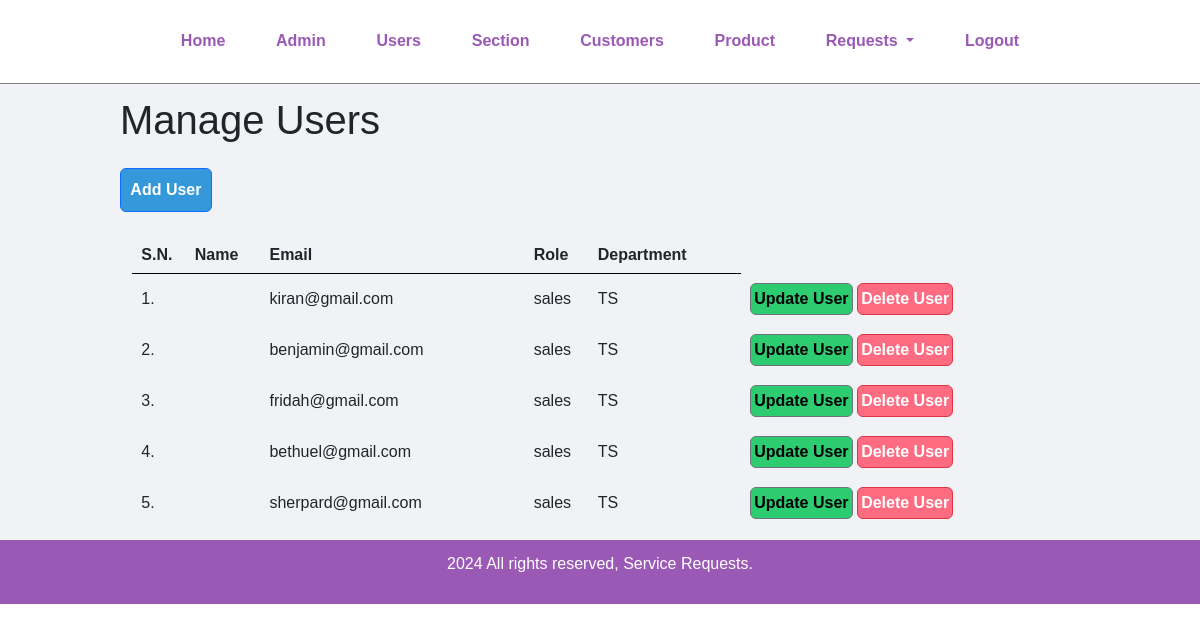
Page /manage-user.php (signed in) on the earlier database version.
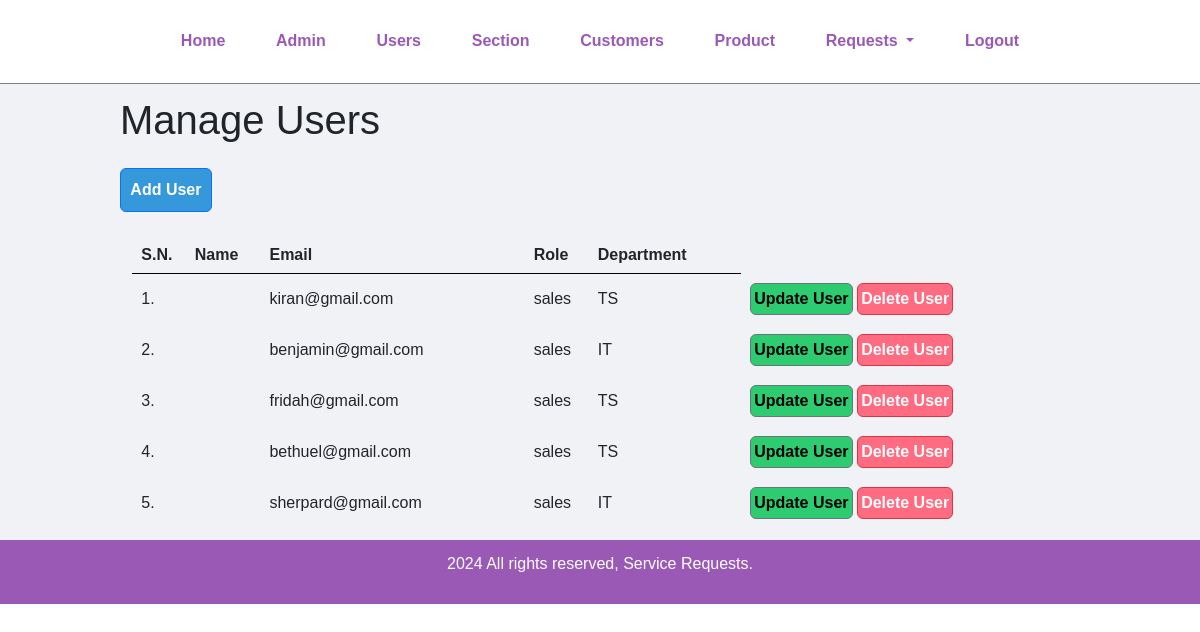
Same page on the later database version.
### tables this page shows
CREATE TABLE `tbl_user` (
  `id` int(11) NOT NULL,
  `user_name` varchar(50) NOT NULL,
  `email` varchar(50) NOT NULL,
  `role` varchar(30) NOT NULL,
  `department` enum('IT','TS') NOT NULL
);

### manage-user.php (the view, shortened to what this page needs)
<?php include('partials/menu.php'); ?>
    <div class="main-content">
        <div class="wrapper">
            <h1 class="row mb-4">Manage Users</h1>
            <a href="<?php echo SITEURL; ?>add-user.php" class="btn btn-primary col-sm-1.2 row mb-4">Add User</a>
            <table class="tbl-full">
                <tr>
                    <th>S.N.</th>
                    <th>Name</th>
                    <th>Email</th>
                    <th>Role</th>
                    <th>Department</th>
                </tr>
                <?php
                    $sql = "SELECT * FROM tbl_user";
                    $res = mysqli_query($conn, $sql);
                    if(mysqli_num_rows($res) > 0) {
                        $sn = 1;
                        while($row = mysqli_fetch_assoc($res)) {
                            $id = $row['id'];
                            $name = $row['name'];
                            $email = $row['email'];
                            $role = $row['role'];
                            $department = $row['department'];
                            ?>
                            <tr>
                                <td><?php echo $sn++; ?>. </td>
                                <td><?php echo $name; ?></td>
                                <td><?php echo $email; ?></td>
                                <td><?php echo $role; ?></td>
                                <td><?php echo $department; ?></td>
                                <td>
                                    <a href="<?php echo SITEURL; ?>update-user.php?id=<?php echo $id; ?>" class="btn btn-secondary col-sm-2.5">Update User</a>
                                    <a href="<?php echo SITEURL; ?>delete-user.php?id=<?php echo $id; ?>" class="btn btn-danger col-sm-2.5">Delete User</a>
                                </td>
                            </tr>
                            <?php
                        }
                    } else {
                        ?>
                        <tr>
                            <td colspan="8"><div class="error">No User Added.</div></td>
                        </tr>
                        <?php
                    }
                ?>
            </table>
        </div>
    </div>
    <?php include('partials/footer.php'); ?>

### partials/menu.php (shortened to what this page needs)
<html>
<head>
    <link href="https://cdn.jsdelivr.net/npm/bootstrap@5.3.3/dist/css/bootstrap.min.css" rel="stylesheet">
    <link rel="stylesheet" href="css/admin.css">
</head>
<body>
    <div class="menu text-center">
        <div class="wrapper">
            <ul class="nav justify-content-center">
                <li class="nav-item"><a class="nav-link" href="index.php">Home</a></li>
                <li class="nav-item"><a class="nav-link" href="manage-admin.php">Admin</a></li>
                <li class="nav-item"><a class="nav-link" href="manage-user.php">Users</a></li>
                <li class="nav-item"><a class="nav-link" href="manage-section.php">Section</a></li>
                <li class="nav-item"><a class="nav-link" href="manage-customer.php">Customers</a></li>
                <li class="nav-item"><a class="nav-link" href="manage-product.php">Product</a></li>
                <li class="nav-item dropdown">
                    <a class="nav-link dropdown-toggle" href="#" id="dropdownMenuButton" role="button" data-bs-toggle="dropdown" aria-expanded="false">
                        Requests
                    </a>
                </li>
                <li class="nav-item"><a class="nav-link" href="logout.php">Logout</a></li>
            </ul>
        </div>
    </div>
</body>
</html>

### partials/footer.php
<div class="footer">
            <div class="wrapper">
                <p class="text-center">2024 All rights reserved, Service Requests.</a></p>
            </div>
        </div>
    </body>
</html>

### css/admin.css (style rules this page uses)
* { margin: 0; padding: 0; font-family: Arial, Helvetica, sans-serif; }
.wrapper { padding: 1%; width: 80%; margin: 0 auto; }
.text-center { text-align: center; }
.tbl-full { width: 100%; }
table tr th { border-bottom: 1px solid black; padding: 1%; text-align: left; }
table tr td { padding: 1%; }
.btn-primary { background-color: #3498db; padding: 1%; color: white; text-decoration: none; font-weight: bold; }
.btn-secondary { background-color: #2ecc71; padding: 1%; color: black; text-decoration: none; font-weight: bold; }
.btn-danger { background-color: #ff6b81; padding: 1%; color: white; text-decoration: none; font-weight: bold; }
.menu { border-bottom: 1px solid grey; }
.menu ul { list-style-type: none; }
.menu ul li { display: inline; padding: 1%; }
.menu ul li a { text-decoration: none; font-weight: bold; color: #9b59b6; }
.main-content { background-color: #f1f2f6; }
.footer { background-color: #9b59b6; color: white; }

Differences in the rows shown:
changed tbl_user "benjamin@gmail.com": department "TS" → "IT"
changed tbl_user "sherpard@gmail.com": department "TS" → "IT"
